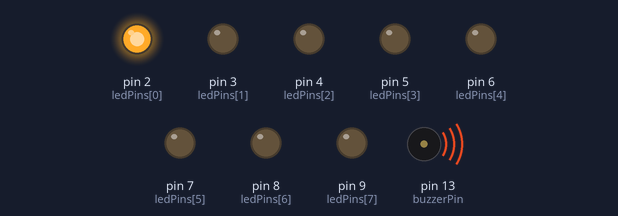
This sketch was run on a simulated Arduino Uno, built with avr-gcc and run on an emulated ATmega328P. On the bench: output pins drawn as LEDs (lit = HIGH), buzzer (waves = sounding).

Above: at 0.1 s.
At 0.6 s:
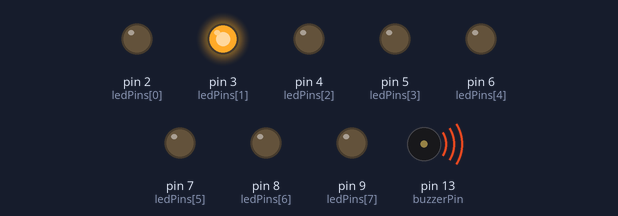
At 1.2 s:
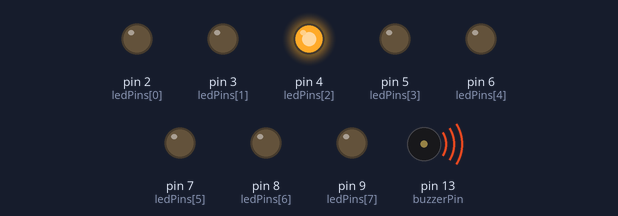
At 2.4 s:
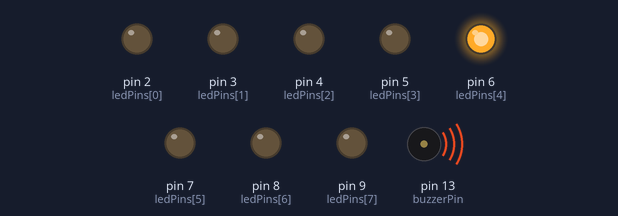
At 3.5 s:
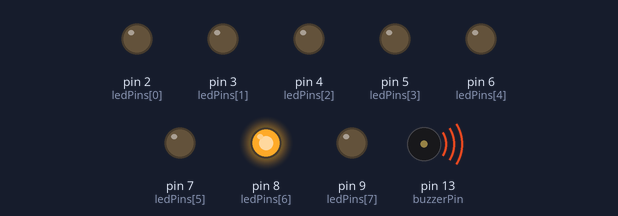
At 4.6 s:
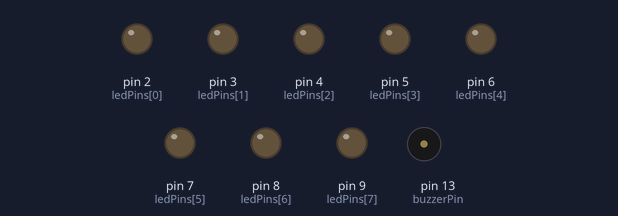
Timing chart, 0 to 6.1 s (numbered marks = the images above):
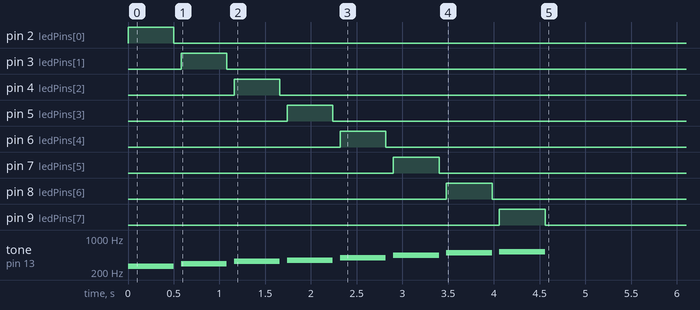

The sketch:

BuzzerDemo.ino
```cpp
#include <Arduino.h>

const byte buzzerPin = 13;
// Left to right in docs/circuit.png.
const byte ledPins[] = {2, 3, 4, 5, 6, 7, 8, 9};
const uint16_t testFrequencies[] = {262, 294, 330, 349, 392, 440, 494, 523};
const byte ledCount = sizeof(ledPins) / sizeof(ledPins[0]);
const byte noteCount = sizeof(testFrequencies) / sizeof(testFrequencies[0]);

static_assert(noteCount == ledCount, "Each test tone needs one LED.");

void setup() {
  pinMode(buzzerPin, OUTPUT);
  digitalWrite(buzzerPin, LOW);
  for (byte i = 0; i < ledCount; i++) {
    pinMode(ledPins[i], OUTPUT);
    digitalWrite(ledPins[i], LOW);
  }

  for (byte i = 0; i < noteCount; i++) {
    digitalWrite(ledPins[i], HIGH);
    tone(buzzerPin, testFrequencies[i]);
    delay(500);
    noTone(buzzerPin);
    digitalWrite(ledPins[i], LOW);
    delay(80);
  }
}

// Press RESET to play the test again.
void loop() {}
```
